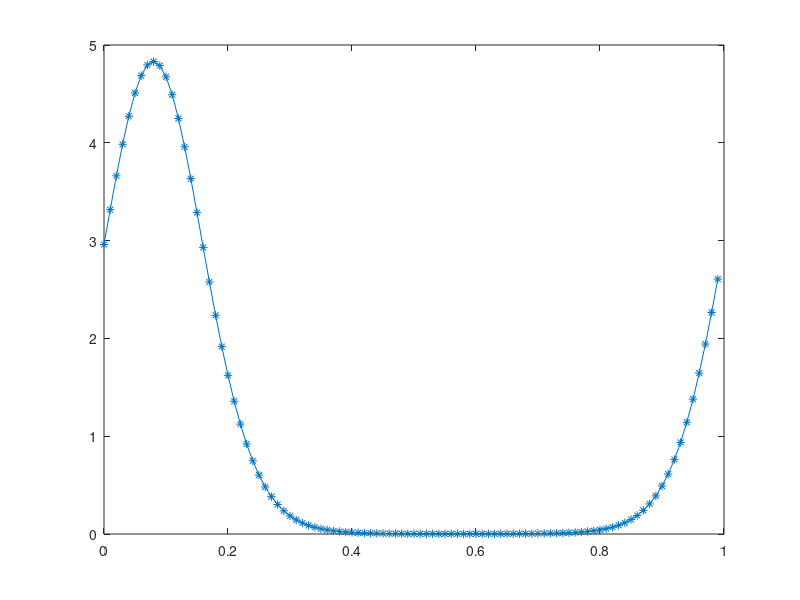

This chart was generated by the following MATLAB code:
% mu = [0.5, pi];
% sigma = [0.2, 0; 0, 0.2];
% n = 100;
% l = 100;
% [x, phi] = meshgrid(0 : 1/n : 1, 0 : 2*pi/l : 2*pi);
% x = x(:);
% phi = phi(:);
% u = [x, phi];
% 
% f = zeros(size(u, 1), 1);
% for i = 1 : size(u, 1)
%     f(i, 1) = sqrt(det(inv(sigma))) / (2 * pi) * exp(-0.5 * (u(i, :) - mu) * inv(sigma) * transpose(u(i, :) - mu));
% end

%%
% figure;
% surf(reshape(x, [n + 1, l + 1]), reshape(phi, [n + 1, l + 1]), reshape(f, [n + 1, l + 1]), 'EdgeColor', 'none');
% axis equal;
% 
% phi = linspace(0, 1, l);
% mu = 0.5;
% sigma = 0.4;
% f = 1 / sqrt(2 * pi * sigma * sigma) * exp(-0.5 * (phi - mu) .* (phi - mu) / sigma / sigma);
% figure;
% plot(phi, f, '-');

%%
% phi = linspace(0, 1, l);
% f = (exp(-10 * phi .^ 2) / sqrt(0.1 * pi)) .^ 4;
% figure;
% plot(phi, f, '-');

%%
% phi = linspace(-5, 5, l);
% f = (exp(-0.5 * (phi - 2) .^ 2) + exp(-0.5 * (phi + 2) .^ 2)) / (2 * sqrt(2 * pi));
% figure;
% plot(phi, f, '-');

%%
l = 100;
% dl = 2 * pi / l;
dl = 1 / l;
x = - 0 * (l - 1) : dl : dl * (1 * l - 1);
kappa = 4;
mu = 0.5;
% von Mises
% y = (0.0 + exp(kappa * cos(x - mu)) / (2 * pi * besseli(0, kappa))) / (0.0 + 1);%0~2pi
y = (0.0 + exp(kappa * cos(x*(2*pi) - mu)) / (2 * pi * besseli(0, kappa))) / (0.0 + 1) * (2*pi);%0~1
% normal
% kappa = 0.8;
% y = (0.1 + exp(-((x - mu) .^ 2) / (2 * kappa ^ 2)) / sqrt(2 * pi * kappa ^ 2)) / (0.1 + 1);
% Cauchy
% a = 1;
% y = 1 / (2 * pi) * (1 + a * cos(x - mu));
% x_0 = mu;
% gamma = 0.4;
% y = 1 / (pi * gamma) * ((gamma ^ 2) ./ ((x - x_0) .^ 2 + gamma ^ 2));
% wrapped Cauchy
% y = 1 / (2 * pi) * sinh(gamma) ./ (cosh(gamma) - cos(x - x_0));
% wrapped Cauchy
% rho_0 = 0.68;
% y = 1 / (2 * pi) * (1 - rho_0 ^ 2) ./ (1 + rho_0 ^ 2 - 2 * rho_0 * cos(x - mu));%0~2pi
% y = 1 / (2 * pi) * (1 - rho_0 ^ 2) ./ (1 + rho_0 ^ 2 - 2 * rho_0 * cos(2 * pi * (x - mu))) * (2 * pi);%0~1

% subplot(3, 1, 1);
% plot(x, y, '-*');
% sum(y) * dl

% sine-skewed modification
lambda = 0.5;
k = 1;
% y = y .* (1 + lambda * sin(k * (x - mu)));%0~2*pi
% y = y .* exp(x + cos(1 * (x - mu)));%0~2*pi
% y = y .* (1 + 1 * besseli(1, x - mu));
% y = y .* (1 + lambda * sin(2 * pi * k * (x - mu)));%0~1
sum(y) * dl

% subplot(3, 1, 2);
% plot(x, (1 + lambda * sin(k * (x - mu))), '-*');

% figure;
% hold on;
% subplot(3, 1, 3);
plot(x, y, '-*');